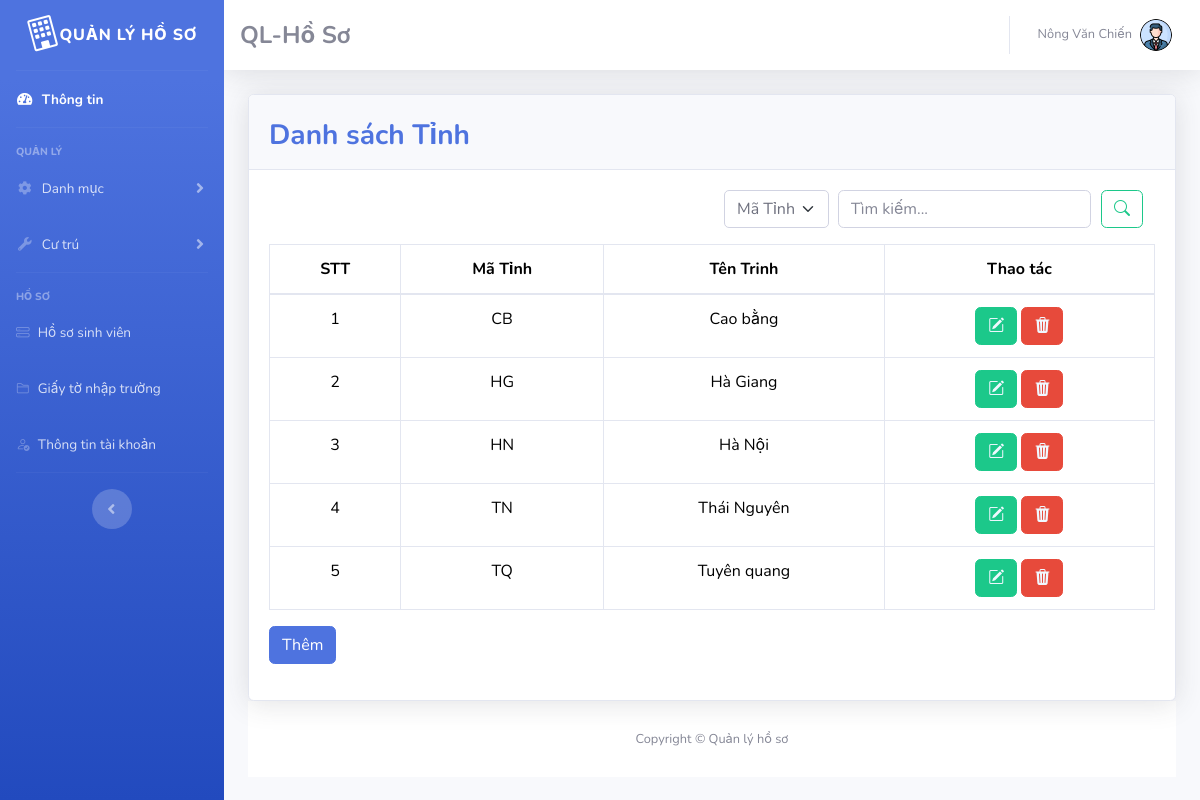
Page /Admin/tinh.php (signed in) on the committed database.
### tables this page shows
CREATE TABLE `hstinh` (
  `matinh` varchar(255) NOT NULL,
  `tentinh` varchar(255) NOT NULL
);

### Admin/tinh.php (the view, shortened to what this page needs)
<?php
include('./includes/header.php');
include('./includes/sidebar.php');
include('./includes/navbar.php');
?>
<div class="container-fluid">
    <div class="card shadow md-4">
        <div class="card-header py-3">
            <h6>
                <h3 class="m-0 font-weight-bold text-primary">Danh sách Tỉnh</h3>
            </h6>
        </div>
        <div class="card-body">
            <form action="" method="post" class="mb-3">
                <div class="input-group col-md-6 mb-3" style="float: right;">
                    <select name="search_criteria" class="form-control col-md-3 form-select" style="margin-right: 10px; border-radius: 5px;">
                        <option value="matinh">Mã Tỉnh</option>
                    </select>
                    <input type="search" name="search" class="form-control rounded" placeholder="Tìm kiếm..." aria-label="Search" aria-describedby="search-addon" />
                    <button type="submit" class="btn btn-outline-success rounded" style="margin-left: 10px;" data-mdb-ripple-init><i class="bi bi-search"></i></button>
                </div>
                <div class="table-responsive">
                    <table class="table table-bordered" width="100%" cellspacing="0" id="dataTable">
                        <thead>
                            <tr class="text-center">
                                <th>STT</th>
                                <th>Mã Tỉnh</th>
                                <th>Tên Trinh</th>
                                <th colspan="2">Thao tác</th>
                            </tr>
                        </thead>
                        <?php
                        include_once "./connect.php";
                        $searchValue = $_POST['search'] ?? '';
                        $searchCriteria = $_POST['search_criteria'] ?? 'matinh';
                        $sql = "SELECT * FROM hstinh WHERE $searchCriteria LIKE '%$searchValue%'";
                        $result = $conn->query($sql);
                        if ($result->num_rows > 0) {
                            $count = 1;
                            while ($row = $result->fetch_assoc()) {
                        ?>
                                <tr class="text-center">
                                    <td><?= $count ?></td>
                                    <td><?= $row["matinh"] ?></td>
                                    <td><?= $row["tentinh"] ?></td>
                                    <td>
                                        <a href="#" class="btn btn-success editTinh" data-bs-toggle="modal" data-bs-target="#editmodal" data-matinh="<?= $row['matinh'] ?>"> <i class="bi bi-pencil-square" style="color: aliceblue;"></i></a>
                                        <a href="./controller/deleteTinh.php?matinh=<?= $row['matinh'] ?>" class="btn btn-danger" onclick="confirmDelete(event)"> <i class="bi bi-trash3-fill" style="color: aliceblue;"></i></a>
                                    </td>
                                </tr>
                            <?php
                                $count++;
                            }
                        } else {
                            ?>
                            <tr>
                                <td colspan="7" class="text-center">Không có kết quả.</td>
                            </tr>
                        <?php
                        }
                        ?>
                    </table>
                    <button type="button" class="btn btn-primary" data-bs-toggle="modal" data-bs-target="#adminprofile">Thêm</button>
                </div>
            </form>
        </div>
    </div>
    <?php
    include('includes/script.php');
    include('includes/footer.php');
    ?>

### rows in the picture
hstinh: matinh "CB", tentinh "Cao bằng"
hstinh: matinh "HG", tentinh "Hà Giang"
hstinh: matinh "HN", tentinh "Hà Nội"
hstinh: matinh "TN", tentinh "Thái Nguyên"
hstinh: matinh "TQ", tentinh "Tuyên quang"

### other values in the picture
$name "Nông Văn Chiến"
